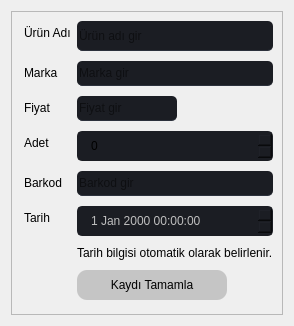
                         <widget class="QWidget" name="tab_urun_ekle">
                          <property name="styleSheet">
                           <string notr="true"/>
                          </property>
                          <attribute name="title">
                           <string>Ürün Ekle</string>
                          </attribute>
                          <layout class="QVBoxLayout" name="verticalLayout_9">
                           <item>
                            <widget class="QFrame" name="frame_13">
                             <property name="styleSheet">
                              <string notr="true">QFrame QLineEdit{

background-color: rgb(27, 29, 35);

border-radius: 5px;
border-bottom: 1px solid rgb(44, 49, 60);
gridline-color:rgb(255, 170, 0);
font: 63 italic 9pt &quot;Segoe UI Semibold&quot;;
}
QDateTimeEdit{
	background-color: rgb(27, 29, 35);
	border-radius: 5px;
	border: 2px solid rgb(27, 29, 35);
	padding: 5px;
	padding-left: 10px;
}
QDateTimeEdit:hover{
	border: 2px solid rgb(64, 71, 88);
}
QDateTimeEdit QAbstractItemView {
	color: rgb(85, 170, 255);	
	background-color: rgb(27, 29, 35);
	padding: 10px;
	selection-background-color: rgb(39, 44, 54);
}
QPushButton{
background-color: rgb(197, 197, 197);
color: #000;
border-radius:10px;

}
QPushButton:hover{
background-color: rgb(85, 170, 127);

}
QPushButton:pressed{
background-color: rgb(0, 220, 220);
}</string>
                             </property>
                             <property name="frameShape">
                              <enum>QFrame::StyledPanel</enum>
                             </property>
                             <property name="frameShadow">
                              <enum>QFrame::Raised</enum>
                             </property>
                             <layout class="QVBoxLayout" name="verticalLayout_14">
                              <item>
                               <layout class="QFormLayout" name="formLayout">
                                <property name="verticalSpacing">
                                 <number>10</number>
                                </property>
                                <property name="leftMargin">
                                 <number>3</number>
                                </property>
                                <property name="bottomMargin">
                                 <number>5</number>
                                </property>
                                <item row="1" column="0">
                                 <widget class="QLabel" name="label_4">
                                  <property name="text">
                                   <string>Ürün Adı</string>
                                  </property>
                                 </widget>
                                </item>
                                <item row="1" column="1">
                                 <widget class="QLineEdit" name="ln_stokAdEkle">
                                  <property name="minimumSize">
                                   <size>
                                    <width>0</width>
                                    <height>30</height>
                                   </size>
                                  </property>
                                  <property name="maximumSize">
                                   <size>
                                    <width>400</width>
                                    <height>35</height>
                                   </size>
                                  </property>
                                  <property name="placeholderText">
                                   <string>Ürün adı gir</string>
                                  </property>
                                 </widget>
                                </item>
                                <item row="2" column="1">
                                 <widget class="QLineEdit" name="ln_stokMarkaEkle">
                                  <property name="minimumSize">
                                   <size>
                                    <width>0</width>
                                    <height>25</height>
                                   </size>
                                  </property>
                                  <property name="maximumSize">
                                   <size>
                                    <width>350</width>
                                    <height>35</height>
                                   </size>
                                  </property>
                                  <property name="placeholderText">
                                   <string>Marka gir</string>
                                  </property>
                                 </widget>
                                </item>
                                <item row="4" column="1">
                                 <widget class="QLineEdit" name="ln_stokFiyatEkle">
                                  <property name="minimumSize">
                                   <size>
                                    <width>0</width>
                                    <height>25</height>
                                   </size>
                                  </property>
                                  <property name="maximumSize">
                                   <size>
                                    <width>100</width>
                                    <height>25</height>
                                   </size>
                                  </property>
                                  <property name="sizeIncrement">
                                   <size>
                                    <width>0</width>
                                    <height>30</height>
                                   </size>
                                  </property>
                                  <property name="placeholderText">
                                   <string>Fiyat gir</string>
                                  </property>
                                 </widget>
                                </item>
                                <item row="5" column="1">
                                 <widget class="QSpinBox" name="sp_stokAdetEkle">
                                  <property name="styleSheet">
                                   <string notr="true">QSpinBox{
	background-color: rgb(27, 29, 35);
	border-radius: 5px;
	border: 2px solid rgb(27, 29, 35);
	padding: 5px;
	padding-left: 10px;
}
QSpinBox:hover{
	border: 2px solid rgb(64, 71, 88);
}
QSpinBox QAbstractItemView {
	color: rgb(85, 170, 255);	
	background-color: rgb(27, 29, 35);
	padding: 10px;
	selection-background-color: rgb(39, 44, 54);
}</string>
                                  </property>
                                 </widget>
                                </item>
                                <item row="2" column="0">
                                 <widget class="QLabel" name="label_5">
                                  <property name="text">
                                   <string>Marka</string>
                                  </property>
                                 </widget>
                                </item>
                                <item row="4" column="0">
                                 <widget class="QLabel" name="label_6">
                                  <property name="text">
                                   <string>Fiyat</string>
                                  </property>
                                 </widget>
                                </item>
                                <item row="8" column="0">
                                 <widget class="QLabel" name="label_7">
                                  <property name="text">
                                   <string/>
                                  </property>
                                 </widget>
                                </item>
                                <item row="5" column="0">
                                 <widget class="QLabel" name="label_9">
                                  <property name="text">
                                   <string>Adet</string>
                                  </property>
                                 </widget>
                                </item>
                                <item row="7" column="0">
                                 <widget class="QLabel" name="label_8">
                                  <property name="text">
                                   <string>Tarih</string>
                                  </property>
                                 </widget>
                                </item>
                                <item row="7" column="1">
                                 <widget class="QDateTimeEdit" name="date_stok">
                                  <property name="enabled">
                                   <bool>false</bool>
                                  </property>
                                 </widget>
                                </item>
                                <item row="6" column="0">
                                 <widget class="QLabel" name="label_10">
                                  <property name="text">
                                   <string>Barkod</string>
                                  </property>
                                 </widget>
                                </item>
                                <item row="6" column="1">
                                 <widget class="QLineEdit" name="ln_stokBarkodEkle">
                                  <property name="minimumSize">
                                   <size>
                                    <width>0</width>
                                    <height>25</height>
                                   </size>
                                  </property>
                                  <property name="maximumSize">
                                   <size>
                                    <width>350</width>
                                    <height>35</height>
                                   </size>
                                  </property>
                                  <property name="placeholderText">
                                   <string>Barkod gir</string>
                                  </property>
                                 </widget>
                                </item>
                                <item row="9" column="1">
                                 <widget class="QPushButton" name="btn_stokKaydiTamamla">
                                  <property name="minimumSize">
                                   <size>
                                    <width>0</width>
                                    <height>30</height>
                                   </size>
                                  </property>
                                  <property name="maximumSize">
                                   <size>
                                    <width>150</width>
                                    <height>25</height>
                                   </size>
                                  </property>
                                  <property name="text">
                                   <string>Kaydı Tamamla</string>
                                  </property>
                                 </widget>
                                </item>
                                <item row="8" column="1">
                                 <widget class="QLabel" name="label_21">
                                  <property name="text">
                                   <string>Tarih bilgisi otomatik olarak belirlenir.</string>
                                  </property>
                                 </widget>
                                </item>
                               </layout>
                              </item>
                             </layout>
                            </widget>
                           </item>
                          </layout>
                         </widget>
